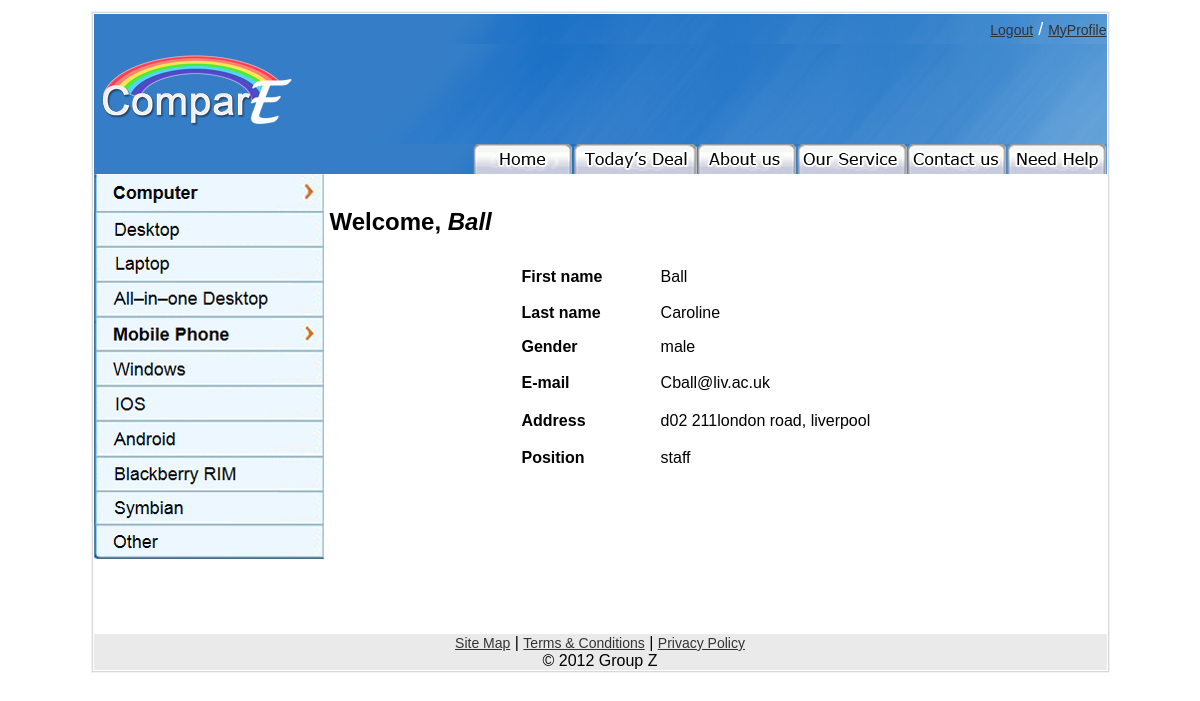
The page /profile_staff.php (signed in) on the database its author committed.
### tables this page shows
CREATE TABLE IF NOT EXISTS `staff` (
  `staffid` int(10) unsigned NOT NULL AUTO_INCREMENT,
  `fname` varchar(15) NOT NULL,
  `lname` varchar(15) NOT NULL,
  `password` char(40) NOT NULL,
  `securityquestion` varchar(40) NOT NULL,
  `securityquestionanswer` varchar(20) NOT NULL,
  `supervisorstaffid` int(10) unsigned NOT NULL,
  `position` varchar(15) NOT NULL,
  `salary` float(6,1) NOT NULL,
  `e_mail` varchar(100) NOT NULL,
  `address` varchar(35) NOT NULL,
  `gender` varchar(6) DEFAULT NULL,
  PRIMARY KEY (`staffid`),
  KEY `supervisorstaffid` (`supervisorstaffid`),
  KEY `lname` (`lname`)
);

### profile_staff.php (the view, shortened to what this page needs)
<?php
require_once("header.php");
require_once("form.php");
require_once("footer.php");
require_once("navigation.php");
 $conn = db_connect();
 $email = $_SESSION['valid_user'];
         $result1 = $conn->query( "select fname from staff where e_mail='".$email."'");
         $result = $conn->query( "select fname, lname, gender, e_mail, position, address from staff where e_mail='".$email."'");
if(isset($_SESSION['login_type']))
{
   aHeader($_SESSION['login_type']);
} else {
   aHeader('');
}
		 $row1=$result1->fetch_array();
		 echo"<p><span class=\"BLACK_HEADING\">Welcome, <em>" .$row1["fname"] ."</em></span></p>";
		 echo"<table width=\"400\" border=\"0\" align=\"center\">";
		 echo "<tr bordercolor=\"#FFFFFF\" bgcolor=\"#FFFFFF\">";
		  echo "
              <td width=\"394\" align=\"left\"><table width=\"400\" border=\"0\" align=\"center\" cellspacing=\"5\">";
		 while($row=$result->fetch_array()) {
		  echo "<tr bordercolor=\"#FFFFFF\" bgcolor=\"#FFFFFF\">
                <td width=\"130\" height=\"33\" align=\"left\" class=\"TABLE_LEFT\"><strong>First name </strong></td>
                <td width=\"245\" bordercolor=\"#FFFFFF\" bgcolor=\"#FFFFFF\">" .
				$row["fname"] .
				"</td>
                </tr>";
		  echo "<tr bordercolor=\"#FFFFFF\" bgcolor=\"#FFFFFF\">
                <td height=\"29\" align=\"left\" class=\"TABLE_LEFT\"><strong>Last name </strong></td>
                <td bordercolor=\"#FFFFFF\" bgcolor=\"#FFFFFF\">" .
				$row["lname"] .
				"</td>
                </tr>";
		  echo "<tr bordercolor=\"#FFFFFF\" bgcolor=\"#FFFFFF\">
                <td height=\"30\" align=\"left\" class=\"TABLE_LEFT\"><strong>Gender</strong></td>
                <td bordercolor=\"#FFFFFF\" bgcolor=\"#FFFFFF\">" .
				$row["gender"] .
				"</td>
                </tr>";
		  echo "<tr bordercolor=\"#FFFFFF\" bgcolor=\"#FFFFFF\">
               <td height=\"32\" align=\"left\" class=\"TABLE_LEFT\"><strong>E-mail</strong></td>
               <td bordercolor=\"#FFFFFF\" bgcolor=\"#FFFFFF\">" .
			   $row["e_mail"] .
			   "</td>
                </tr>";
          echo "<tr bordercolor=\"#FFFFFF\" bgcolor=\"#FFFFFF\">
                <td height=\"33\" align=\"left\" class=\"TABLE_LEFT\"><strong>Address</strong></td>
                <td bordercolor=\"#FFFFFF\" bgcolor=\"#FFFFFF\">" .
				$row["address"] .
				"</td>
                </tr>";
		  echo "<tr bordercolor=\"#FFFFFF\" bgcolor=\"#FFFFFF\">
                <td height=\"32\" align=\"left\" class=\"TABLE_LEFT\"><strong>Position</strong></td>
                <td align=\"left\">" .
				$row["position"] .
				"</td>
                </tr>
			  ";
		}
		echo "</table>
			   </td>
            </tr>
          </table>
          </td>
      </tr>
	  </table></td>
  </tr>";
?>

### styles/mystyle.css (style rules this page uses)
body { background-color: #FFFFFF; font-family: Arial, Helvetica, sans-serif; font-size: 14px; font-weight: bold; }
.BLACK_HEADING { font-family: Arial, Helvetica, sans-serif; font-size: 24px; font-weight: bold; }
.TABLE_LEFT { font-family: Arial, Helvetica, sans-serif; font-size: 16px; font-weight: bold; }

### rows shown on the page
staff: fname "Ball", lname "Caroline", gender "male", e_mail "Cball@liv.ac.uk", address "d02 211london road, liverpool", position "staff"

### other values the page prints
$name "Logout MyProfile"
